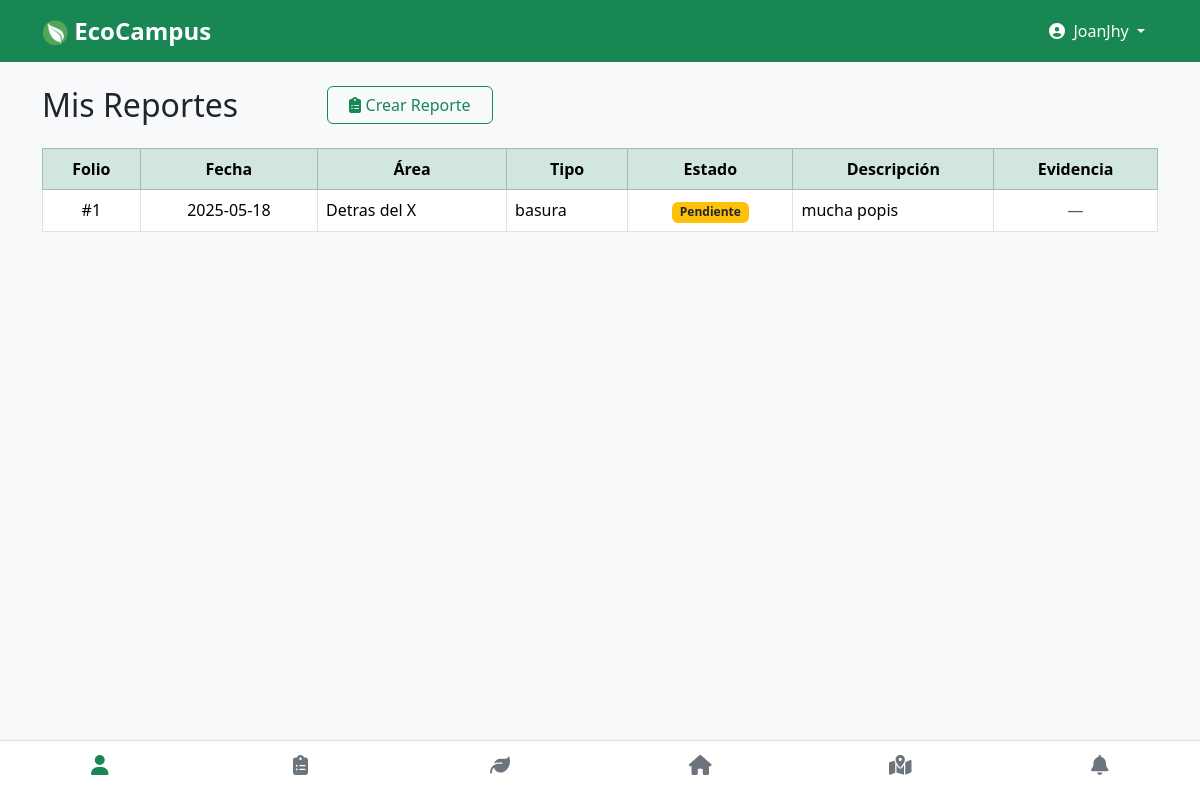
The page /perfil/reportes (signed in) on the database as committed earlier.
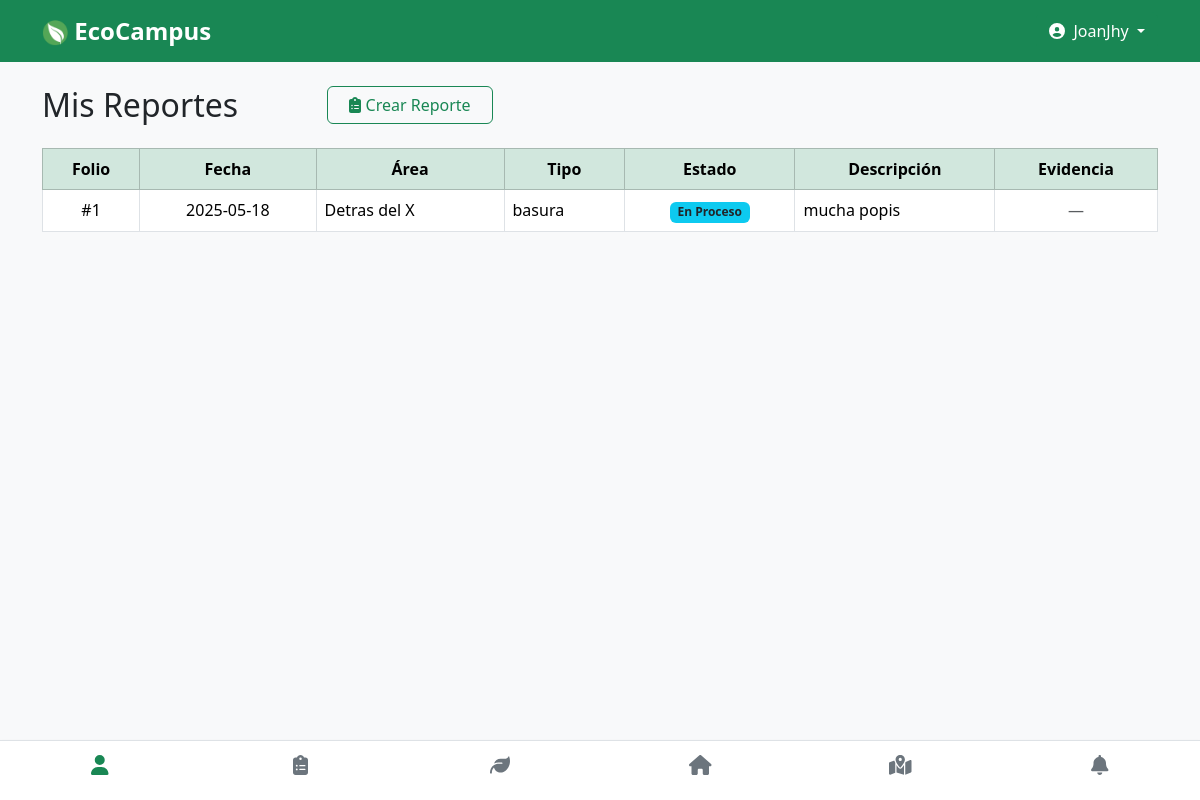
The same page on the database as committed later.
### backend/models.py (models this page shows)
class Reporte(db.Model):
    id = db.Column(db.Integer, primary_key=True)
    area = db.Column(db.String(100), nullable=False)
    tipo = db.Column(db.String(100), nullable=False)
    descripcion = db.Column(db.String(200), nullable=False)
    comentario = db.Column(db.String(200))
    evidencia = db.Column(db.String(200))  # Ruta del archivo
    fecha = db.Column(db.String(10), nullable=False)
    estado = db.Column(db.String(20), default='pendiente')
    usuario_id = db.Column(db.Integer, db.ForeignKey('usuario.id'), nullable=False)

### backend/routes.py (the view)
    @app.route('/perfil/reportes')
    def perfil_reportes():
        if 'usuario_id' not in session:
            return redirect(url_for('login'))
        reportes = Reporte.query.filter_by(usuario_id=session['usuario_id']).all()
        return render_template('perfil_reportes.html', reportes=reportes)

### frontend/templates/perfil_reportes.html (shortened to what this page needs)
{% extends 'layout.html' %}
{% block content %}
<div class="row mt-4">
    <div class="col-sm-3">
  <h2 class="mb-4">Mis Reportes</h2>
  </div>
    <div class="col-sm-2">
        <a href="{{ url_for('reportes') }}" class="btn btn-outline-success w-100">
        <i class="fas fa-clipboard-list"></i> Crear Reporte
        </a>
    </div>
</div>
{% if reportes %}
  <div class="table-responsive">
    <table class="table table-bordered align-middle">
      <thead class="table-success text-center">
        <tr>
          <th>Folio</th>
          <th>Fecha</th>
          <th>Área</th>
          <th>Tipo</th>
          <th>Estado</th>
          <th>Descripción</th>
          <th>Evidencia</th>
        </tr>
      </thead>
      <tbody>
        {% for r in reportes %}
        <tr>
          <td class="text-center">#{{ r.id }}</td>
          <td class="text-center">{{ r.fecha }}</td>
          <td>{{ r.area }}</td>
          <td>{{ r.tipo }}</td>
          <td class="text-center">
            {% if r.estado == 'pendiente' %}
              <span class="badge bg-warning text-dark">Pendiente</span>
            {% elif r.estado == 'en proceso' %}
              <span class="badge bg-info text-dark">En Proceso</span>
            {% elif r.estado == 'resuelto' %}
              <span class="badge bg-success">Concluido</span>
            {% endif %}
          </td>
          <td>{{ r.descripcion }}</td>
          <td class="text-center">
            {% if r.evidencia %}
              <a href="{{ url_for('static', filename=r.evidencia) }}" target="_blank">
                <i class="fas fa-image"></i> Ver
              </a>
            {% else %}
              <span class="text-muted">—</span>
            {% endif %}
          </td>
        </tr>
        {% endfor %}
      </tbody>
    </table>
  </div>
{% else %}
  <div class="alert alert-secondary text-center">
    No has enviado ningún reporte todavía.
  </div>
{% endif %}
{% endblock %}

Rows that differ between the two databases and show on the page:
changed Reporte "Detras del X": estado "Pendiente" → "En Proceso"
